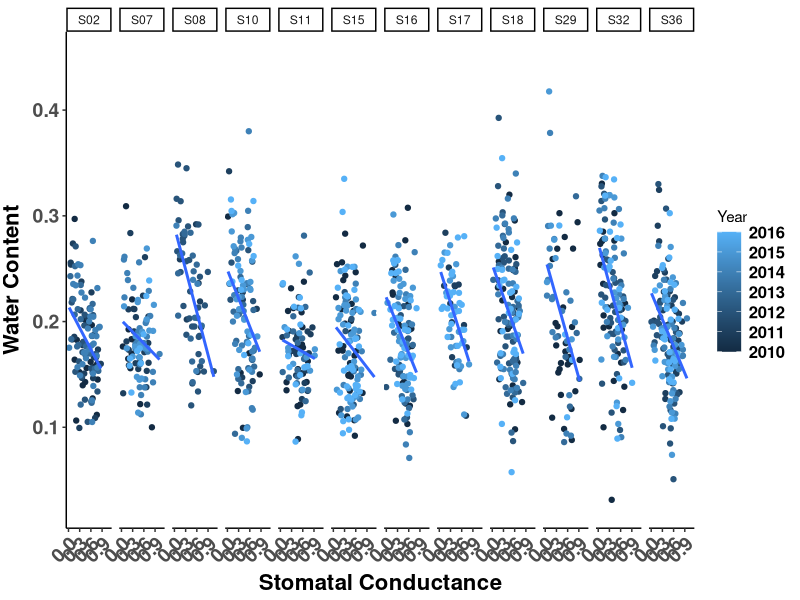
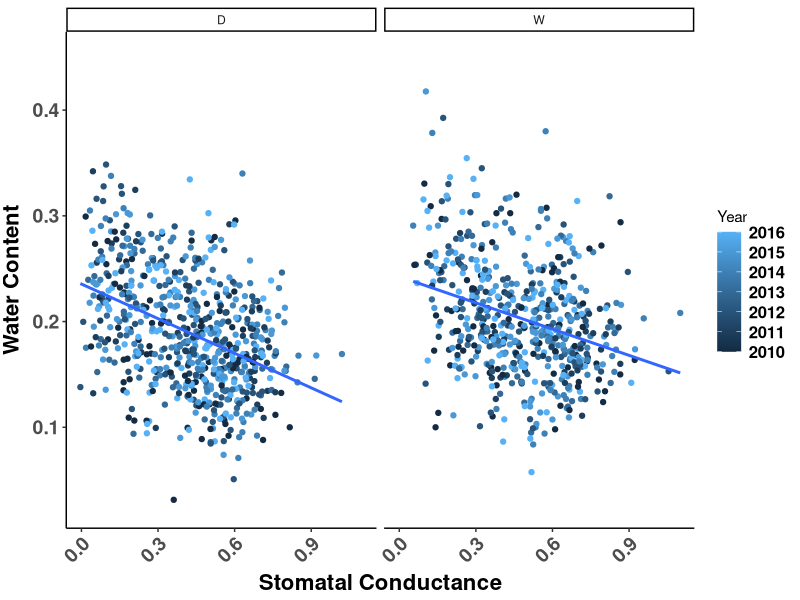
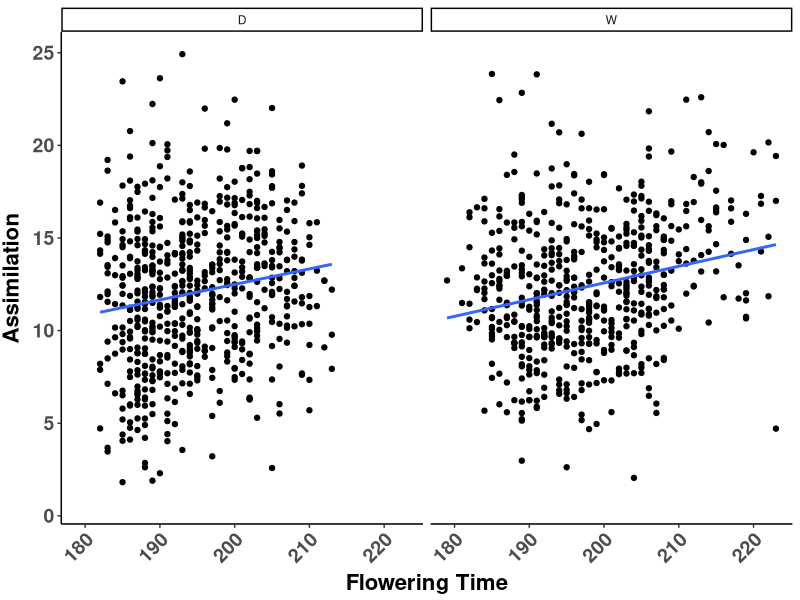
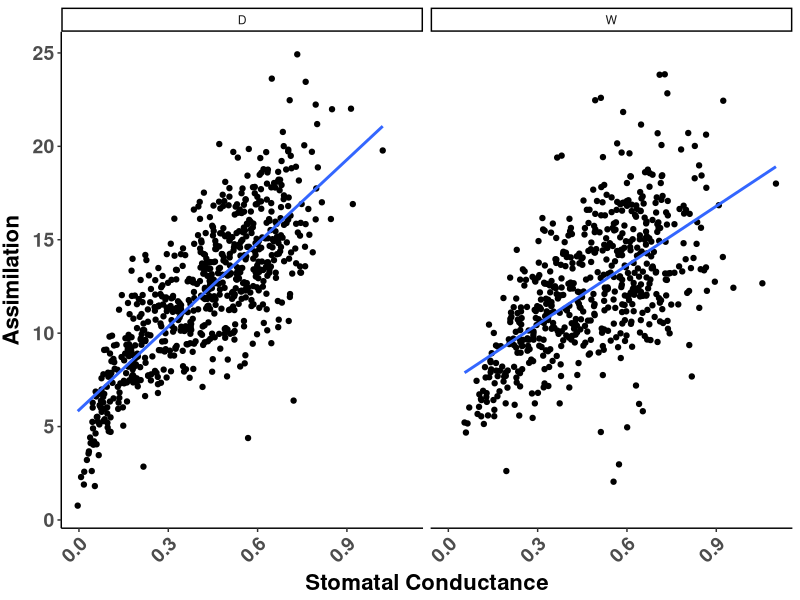
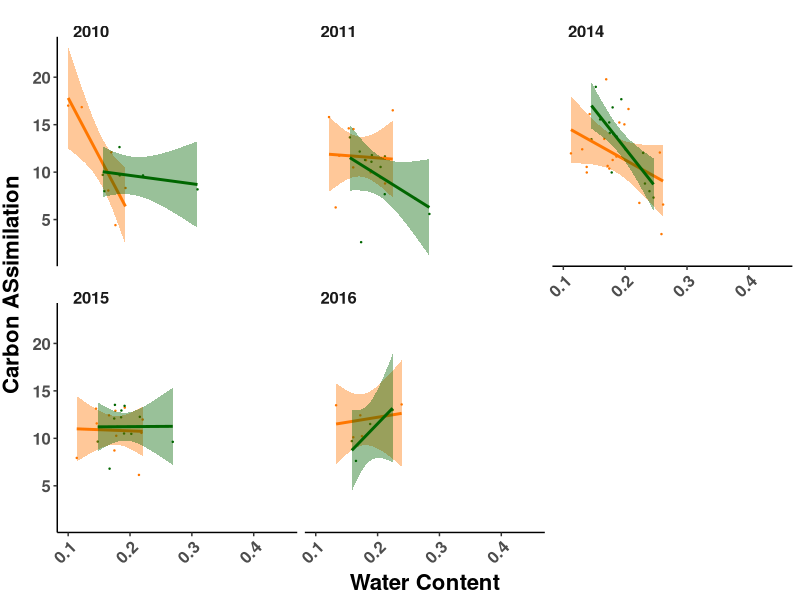
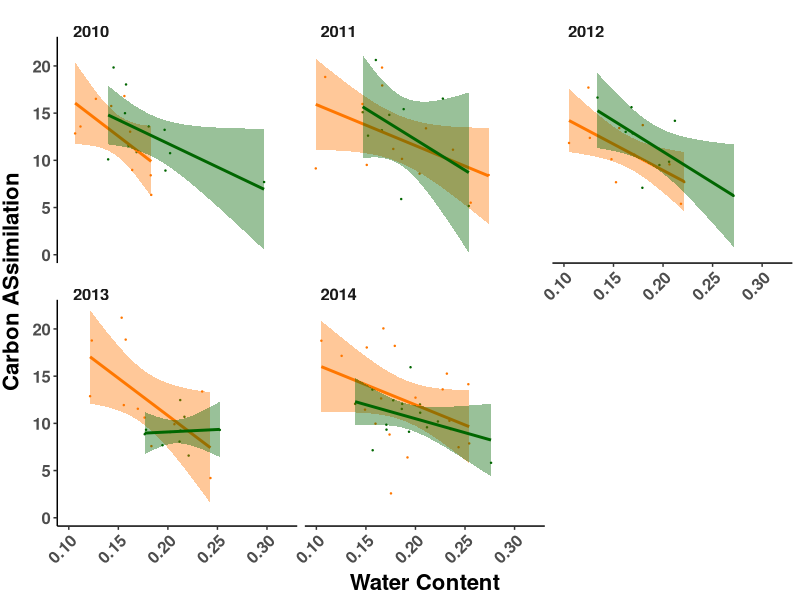
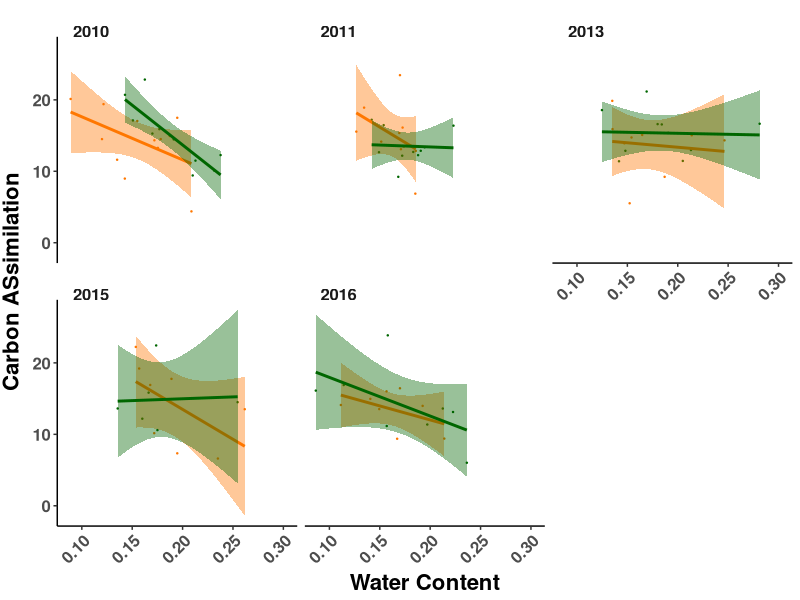
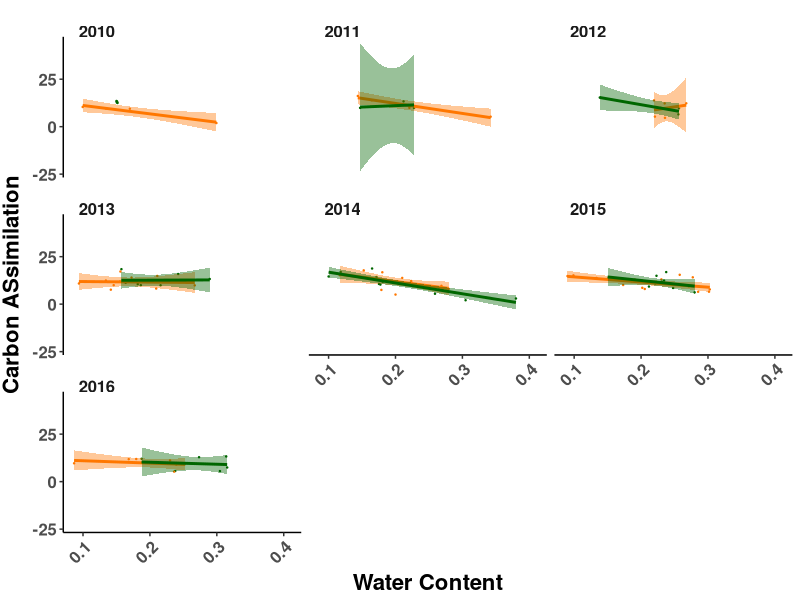

These figures' R source, in order: (Note: this script raises an error after producing the figures.)
y3 <- read.csv("Data/y3.csv")

library(ggplot2)

wc.gs.graph <- ggplot(y3, aes(Stomatal_Conductance,Water_Content,colour = Year))+ facet_grid(.~Site) + geom_point()+ geom_smooth(method=lm, se=FALSE)+ theme_classic()
wc.gs.graph + theme(legend.text = element_text(size = 12, face = "bold"),
                       axis.text.x = element_text(size=14, face="bold", angle=45,hjust=1),
                       axis.text.y = element_text(size=14,face="bold"),
                       axis.title.x = element_text(color="black", size=16, vjust = 0.5, face="bold"),
                       axis.title.y = element_text(color="black", size=16,vjust = 2, face="bold")) +
  scale_x_continuous(name="Stomatal Conductance") + scale_y_continuous(name="Water Content")

wc.gs.graph <- ggplot(y3, aes(Stomatal_Conductance,Water_Content,colour = Year))+ facet_grid(.~Drought) + geom_point()+ geom_smooth(method=lm, se=FALSE)+ theme_classic()
wc.gs.graph + theme(legend.text = element_text(size = 12, face = "bold"),
                    axis.text.x = element_text(size=14, face="bold", angle=45,hjust=1),
                    axis.text.y = element_text(size=14,face="bold"),
                    axis.title.x = element_text(color="black", size=16, vjust = 0.5, face="bold"),
                    axis.title.y = element_text(color="black", size=16,vjust = 2, face="bold")) +
  scale_x_continuous(name="Stomatal Conductance") + scale_y_continuous(name="Water Content")

ft.a.graph <- ggplot(y3, aes(Flowering_Date,Assimilation))+ facet_grid(.~Drought) + geom_point()+ geom_smooth(method=lm, se=FALSE)+ theme_classic()
ft.a.graph + theme(legend.text = element_text(size = 12, face = "bold"),
                    axis.text.x = element_text(size=14, face="bold", angle=45,hjust=1),
                    axis.text.y = element_text(size=14,face="bold"),
                    axis.title.x = element_text(color="black", size=16, vjust = 0.5, face="bold"),
                    axis.title.y = element_text(color="black", size=16,vjust = 2, face="bold")) +
  scale_x_continuous(name="Flowering Time") + scale_y_continuous(name="Assimilation")


gs.a.graph <- ggplot(y3, aes(Stomatal_Conductance,Assimilation))+ facet_grid(.~Drought) + geom_point()+ geom_smooth(method=lm, se=FALSE)+ theme_classic()
gs.a.graph + theme(legend.text = element_text(size = 12, face = "bold"),
                   axis.text.x = element_text(size=14, face="bold", angle=45,hjust=1),
                   axis.text.y = element_text(size=14,face="bold"),
                   axis.title.x = element_text(color="black", size=16, vjust = 0.5, face="bold"),
                   axis.title.y = element_text(color="black", size=16,vjust = 2, face="bold")) +
  scale_x_continuous(name="Stomatal Conductance") + scale_y_continuous(name="Assimilation")




#######

#TRIALS to look at tradeoff differences 
S07 <- y3[  y3$Site=="S07" , ]

S07_plot<-ggplot(S07, aes(Water_Content, y=Assimilation, colour=Drought))+
  geom_jitter(aes(colour=Drought), size=0.2)+
  geom_smooth(method="lm",aes(colour=Drought,fill=Drought))+
  facet_wrap(.~Year)+
  scale_x_continuous(name= "Water Content") +
  scale_y_continuous(name="Carbon ASsimilation")+
  scale_color_manual(values= c("D"="#FF7700", "W"="#006600"))+
  scale_fill_manual(values= c("D"="#FF7700", "W"="#006600")) +
  theme_classic()
S07_plot <- S07_plot + theme(legend.position = "none",
                                                   axis.text.x = element_text(size=12, face="bold", angle=45,hjust=1),
                                                   axis.text.y = element_text(size=12,face="bold"),
                                                   axis.title.x = element_text(color="black", size=16, vjust = 0.5, face="bold"),
                                                   axis.title.y = element_text(color="black", size=16,vjust = 2, face="bold",hjust=0.5))
S07_plot + facet_wrap(.~Year) +
  theme(strip.background = element_blank(), strip.text.x=element_text(size=12,face="bold",hjust=0.05,vjust=-1.7))

#S02
S02 <- y3[  y3$Site=="S02" , ]

S02_plot<-ggplot(S02, aes(Water_Content, y=Assimilation, colour=Drought))+
  geom_jitter(aes(colour=Drought), size=0.2)+
  geom_smooth(method="lm",aes(colour=Drought,fill=Drought))+
  facet_wrap(.~Year)+
  scale_x_continuous(name= "Water Content") +
  scale_y_continuous(name="Carbon ASsimilation")+
  scale_color_manual(values= c("D"="#FF7700", "W"="#006600"))+
  scale_fill_manual(values= c("D"="#FF7700", "W"="#006600")) +
  theme_classic()
S02_plot <- S02_plot + theme(legend.position = "none",
                             axis.text.x = element_text(size=12, face="bold", angle=45,hjust=1),
                             axis.text.y = element_text(size=12,face="bold"),
                             axis.title.x = element_text(color="black", size=16, vjust = 0.5, face="bold"),
                             axis.title.y = element_text(color="black", size=16,vjust = 2, face="bold",hjust=0.5))
S02_plot + facet_wrap(.~Year) +
  theme(strip.background = element_blank(), strip.text.x=element_text(size=12,face="bold",hjust=0.05,vjust=-1.7))


#S11
S11 <- y3[  y3$Site=="S11" , ]

S11_plot<-ggplot(S11, aes(Water_Content, y=Assimilation, colour=Drought))+
  geom_jitter(aes(colour=Drought), size=0.2)+
  geom_smooth(method="lm",aes(colour=Drought,fill=Drought))+
  facet_wrap(.~Year)+
  scale_x_continuous(name= "Water Content") +
  scale_y_continuous(name="Carbon ASsimilation")+
  scale_color_manual(values= c("D"="#FF7700", "W"="#006600"))+
  scale_fill_manual(values= c("D"="#FF7700", "W"="#006600")) +
  theme_classic()
S11_plot <- S11_plot + theme(legend.position = "none",
                             axis.text.x = element_text(size=12, face="bold", angle=45,hjust=1),
                             axis.text.y = element_text(size=12,face="bold"),
                             axis.title.x = element_text(color="black", size=16, vjust = 0.5, face="bold"),
                             axis.title.y = element_text(color="black", size=16,vjust = 2, face="bold",hjust=0.5))
S11_plot + facet_wrap(.~Year) +
  theme(strip.background = element_blank(), strip.text.x=element_text(size=12,face="bold",hjust=0.05,vjust=-1.7))

#S10
S10 <- y3[  y3$Site=="S10" , ]

S10_plot<-ggplot(S10, aes(Water_Content, y=Assimilation, colour=Drought))+
  geom_jitter(aes(colour=Drought), size=0.2)+
  geom_smooth(method="lm",aes(colour=Drought,fill=Drought))+
  facet_wrap(.~Year)+
  scale_x_continuous(name= "Water Content") +
  scale_y_continuous(name="Carbon ASsimilation")+
  scale_color_manual(values= c("D"="#FF7700", "W"="#006600"))+
  scale_fill_manual(values= c("D"="#FF7700", "W"="#006600")) +
  theme_classic()
S10_plot <- S10_plot + theme(legend.position = "none",
                             axis.text.x = element_text(size=12, face="bold", angle=45,hjust=1),
                             axis.text.y = element_text(size=12,face="bold"),
                             axis.title.x = element_text(color="black", size=16, vjust = 0.5, face="bold"),
                             axis.title.y = element_text(color="black", size=16,vjust = 2, face="bold",hjust=0.5))
S10_plot + facet_wrap(.~Year) +
  theme(strip.background = element_blank(), strip.text.x=element_text(size=12,face="bold",hjust=0.05,vjust=-1.7))


#S08
S08 <- y3[  y3$Site=="S08" , ]

S08_plot<-ggplot(S08, aes(Water_Content, y=Assimilation, colour=Drought))+
  geom_jitter(aes(colour=Drought), size=0.2)+
  geom_smooth(method="lm",aes(colour=Drought,fill=Drought))+
  facet_wrap(.~Year)+
  scale_x_continuous(name= "Water Content") +
  scale_y_continuous(name="Carbon ASsimilation")+
  scale_color_manual(values= c("D"="#FF7700", "W"="#006600"))+
  scale_fill_manual(values= c("D"="#FF7700", "W"="#006600")) +
  theme_classic()
S08_plot <- S08_plot + theme(legend.position = "none",
                             axis.text.x = element_text(size=12, face="bold", angle=45,hjust=1),
                             axis.text.y = element_text(size=12,face="bold"),
                             axis.title.x = element_text(color="black", size=16, vjust = 0.5, face="bold"),
                             axis.title.y = element_text(color="black", size=16,vjust = 2, face="bold",hjust=0.5))
S08_plot + facet_wrap(.~Year) +
  theme(strip.background = element_blank(), strip.text.x=element_text(size=12,face="bold",hjust=0.05,vjust=-1.7))


#S32
S32 <- y3[  y3$Site=="S32" , ]

S32_plot<-ggplot(S32, aes(Water_Content, y=Assimilation, colour=Drought))+
  geom_jitter(aes(colour=Drought), size=0.2)+
  geom_smooth(method="lm",aes(colour=Drought,fill=Drought))+
  facet_wrap(.~Year)+
  scale_x_continuous(name= "Water Content") +
  scale_y_continuous(name="Carbon ASsimilation")+
  scale_color_manual(values= c("D"="#FF7700", "W"="#006600"))+
  scale_fill_manual(values= c("D"="#FF7700", "W"="#006600")) +
  theme_classic()
S32_plot <- S32_plot + theme(legend.position = "none",
                             axis.text.x = element_text(size=12, face="bold", angle=45,hjust=1),
                             axis.text.y = element_text(size=12,face="bold"),
                             axis.title.x = element_text(color="black", size=16, vjust = 0.5, face="bold"),
                             axis.title.y = element_text(color="black", size=16,vjust = 2, face="bold",hjust=0.5))
S32_plot + facet_wrap(.~Year) +
  theme(strip.background = element_blank(), strip.text.x=element_text(size=12,face="bold",hjust=0.05,vjust=-1.7))


#S29
S29 <- y3[  y3$Site=="S29" , ]

S29_plot<-ggplot(S29, aes(Water_Content, y=Assimilation, colour=Drought))+
  geom_jitter(aes(colour=Drought), size=0.2)+
  geom_smooth(method="lm",aes(colour=Drought,fill=Drought))+
  facet_wrap(.~Year)+
  scale_x_continuous(name= "Water Content") +
  scale_y_continuous(name="Carbon ASsimilation")+
  scale_color_manual(values= c("D"="#FF7700", "W"="#006600"))+
  scale_fill_manual(values= c("D"="#FF7700", "W"="#006600")) +
  theme_classic()
S29_plot <- S29_plot + theme(legend.position = "none",
                             axis.text.x = element_text(size=12, face="bold", angle=45,hjust=1),
                             axis.text.y = element_text(size=12,face="bold"),
                             axis.title.x = element_text(color="black", size=16, vjust = 0.5, face="bold"),
                             axis.title.y = element_text(color="black", size=16,vjust = 2, face="bold",hjust=0.5))
S29_plot + facet_wrap(.~Year) +
  theme(strip.background = element_blank(), strip.text.x=element_text(size=12,face="bold",hjust=0.05,vjust=-1.7))

#S18
S18 <- y3[  y3$Site=="S18" , ]

S18_plot<-ggplot(S18, aes(Water_Content, y=Assimilation, colour=Drought))+
  geom_jitter(aes(colour=Drought), size=0.2)+
  geom_smooth(method="lm",aes(colour=Drought,fill=Drought))+
  facet_wrap(.~Year)+
  scale_x_continuous(name= "Water Content") +
  scale_y_continuous(name="Carbon ASsimilation")+
  scale_color_manual(values= c("D"="#FF7700", "W"="#006600"))+
  scale_fill_manual(values= c("D"="#FF7700", "W"="#006600")) +
  theme_classic()
S18_plot <- S18_plot + theme(legend.position = "none",
                             axis.text.x = element_text(size=12, face="bold", angle=45,hjust=1),
                             axis.text.y = element_text(size=12,face="bold"),
                             axis.title.x = element_text(color="black", size=16, vjust = 0.5, face="bold"),
                             axis.title.y = element_text(color="black", size=16,vjust = 2, face="bold",hjust=0.5))
S18_plot + facet_wrap(.~Year) +
  theme(strip.background = element_blank(), strip.text.x=element_text(size=12,face="bold",hjust=0.05,vjust=-1.7))


#############



plot(trial$Water_Content , trial$Assimilation, cond=list(Drought="W"))

trialgraph <- ggplot(trial, aes(Assimilation,Water_Content, colour=Year)) + geom_point()+ geom_smooth(method=lm)+ theme_classic()
trialgraph + theme(legend.text = element_text(size = 12, face = "bold"),
                    axis.text.x = element_text(size=14, face="bold", angle=45,hjust=1),
                    axis.text.y = element_text(size=14,face="bold"),
                    axis.title.x = element_text(color="black", size=16, vjust = 0.5, face="bold"),
                    axis.title.y = element_text(color="black", size=16,vjust = 2, face="bold")) +
  scale_x_continuous(name="Assimilation") + scale_y_continuous(name="Water Content")

year.MAT.weath <- ggplot(y3, aes(Year,MAT.weath))+ geom_point()+ geom_smooth(method=lm)+ theme_classic()
year.MAT.weath + theme(legend.text = element_text(size = 12, face = "bold"),
                       axis.text.x = element_text(size=14, face="bold", angle=45,hjust=1),
                       axis.text.y = element_text(size=14,face="bold"),
                       axis.title.x = element_text(color="black", size=16, vjust = 0.5, face="bold"),
                       axis.title.y = element_text(color="black", size=16,vjust = 2, face="bold")) +
  scale_x_continuous(name="Year") + scale_y_continuous(name="MAT Weather")
